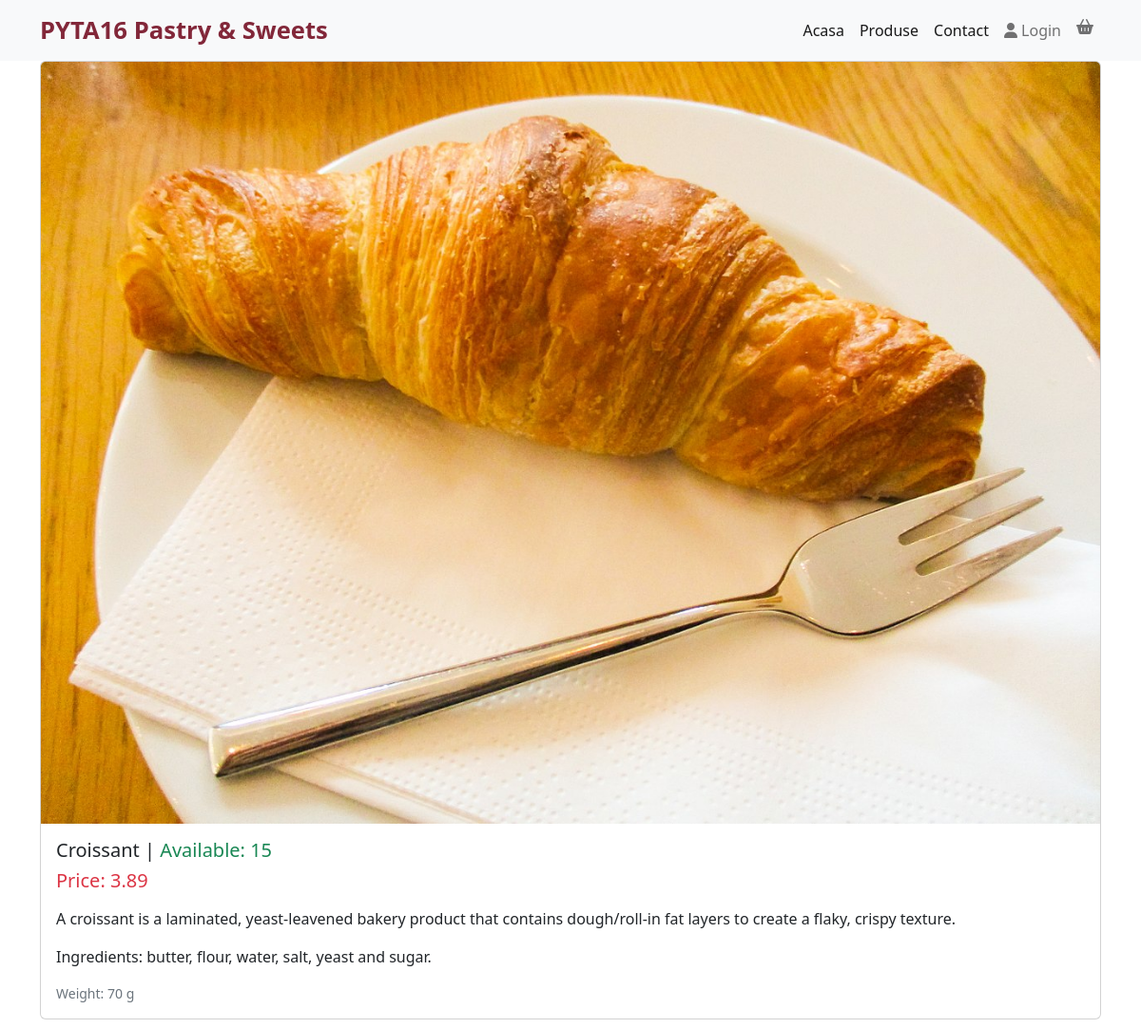
/products/1, run on the app's committed database.
### marketplaceapp/models.py (models this page shows)
class Product(models.Model):
    name=models.CharField(max_length=255)
    description=models.TextField()
    ingredients=models.TextField()
    price=models.DecimalField(max_digits=10, decimal_places=2)
    weight_grams=models.IntegerField()
    available_quantity=models.IntegerField()
    image=models.ImageField(upload_to="product_images", null=True, blank=True)
    def __str__(self):
        return self.name

### marketplaceapp/views.py (the view)
# urls.py: path("products/<int:product_id>", views.product_detail, name="product_detail")
def product_detail(request,product_id):
    product=get_object_or_404(Product,pk=product_id)
    print(product)
    context={
        "product":product
    }
    return  render(request, "marketplaceapp/product_detail.html", context)

### marketplaceapp/templates/marketplaceapp/product_detail.html
{% extends "marketplaceapp/base.html" %}
{% block content %}
<div class="container">
    <div class="card mb-3">
  <img src="{{ product.image.url }}" class="card-img-top" alt="...">
  <div class="card-body">
    <h5 class="card-title">{{ product.name }} | <span class="text-success">Available: {{product.available_quantity}}</span></h5>
    <h5 class="card-title text-danger">Price: {{ product.price }}</h5>
    <p class="card-text"><p> {{product.description}}</p>
    <p class="card-text"><p>Ingredients: {{product.ingredients}}</p>
    <p class="card-text"><small class="text-muted">Weight: {{ product.weight_grams }} g</small></p>
  </div>
</div>
</div>
{% endblock %}

### data on the page
Product: image (picture), name "Croissant", available_quantity "15", price "3.89", description "A croissant is a laminated, yeast-leavened bakery product that contains dough/roll-in fat layers to create a flaky, crispy texture.", ingredients "butter, flour, water, salt, yeast and sugar.", weight_grams "70"
